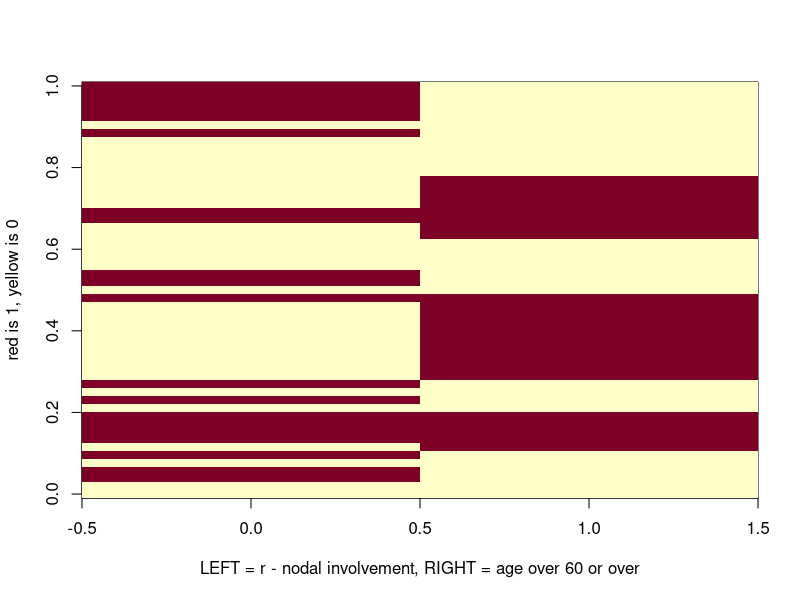
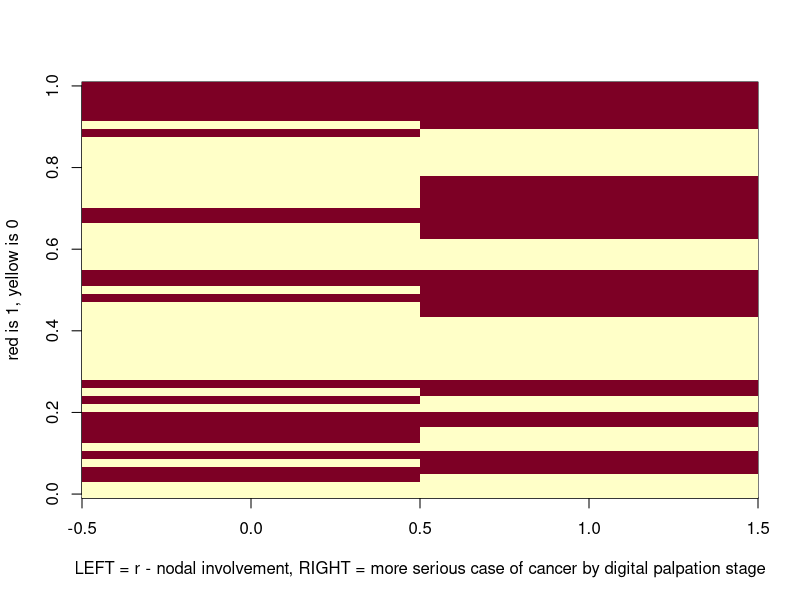
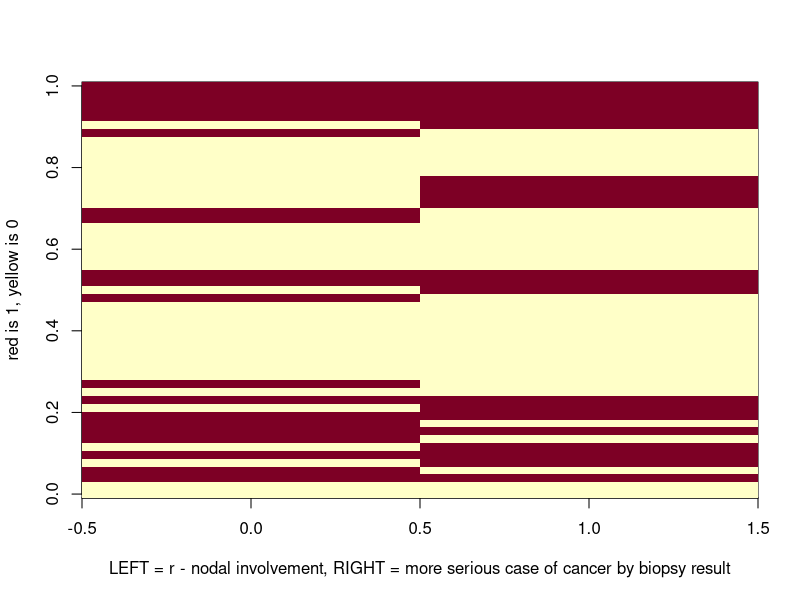
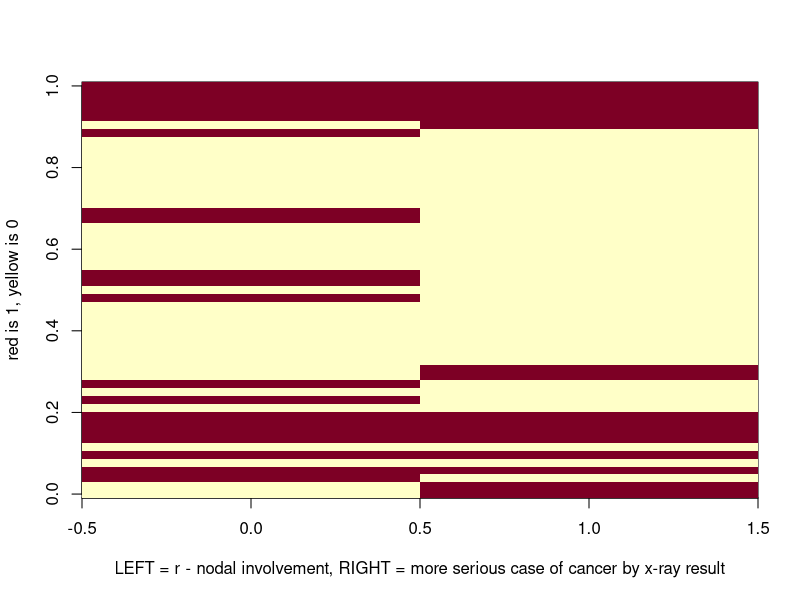
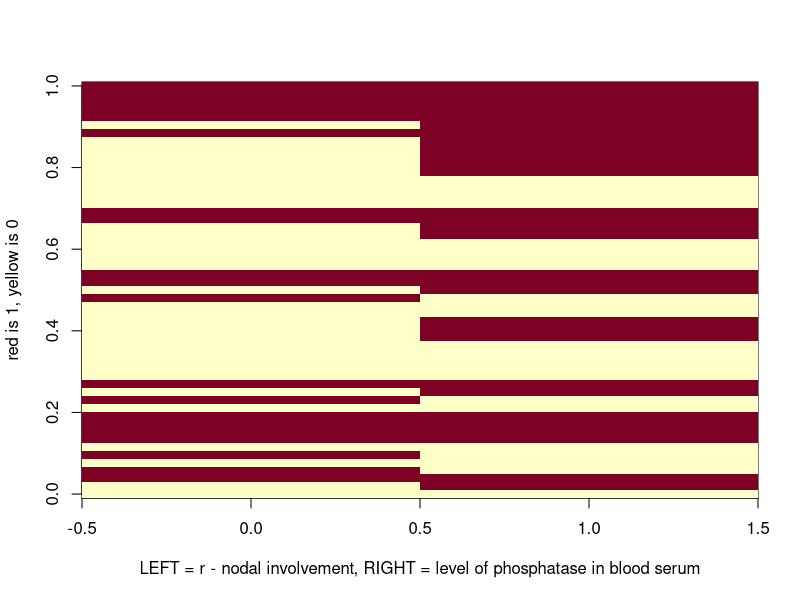
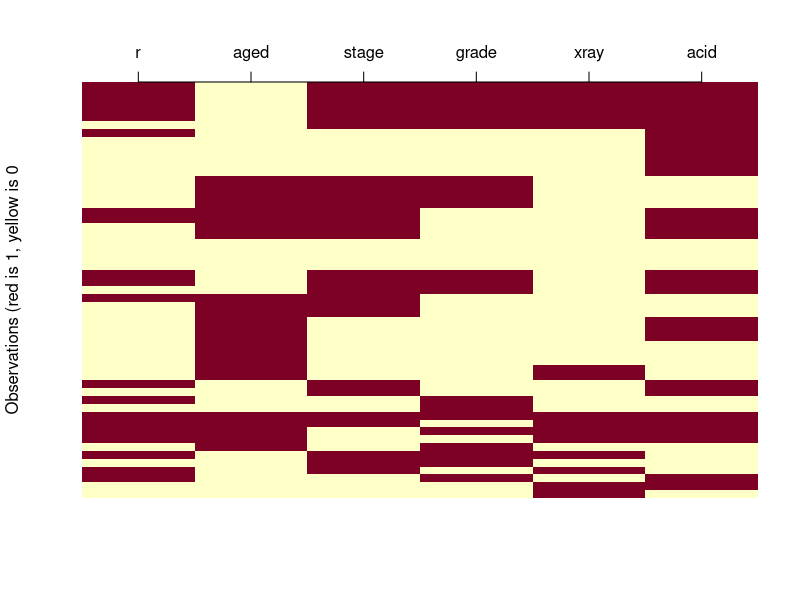

Generate these figures, in order, with R:
## ---- chunk 1
# leave this code here, but feel free to adjust the options or add some more
# see the knitr documentation for details
knitr::opts_chunk$set(echo = TRUE, fig.width=12, fig.height=12)
## ---- chunk 2
# this loads the nodal dataset and makes it available for code in 
# subsequent code chunks.
data(nodal, package="boot")
nodal$m <- NULL
## ---- chunk 3
# insert your R code (with comment lines if you wish) here
summary(nodal)
head(nodal)

# function to rotate matrices, taken from Chapter 1 section_3.rmd
rotate <- function(x) t(apply(x, 2, rev))

image(rotate(matrix(c(nodal$r,nodal$aged),nrow=53,byrow=FALSE)),
      xlab="LEFT = r - nodal involvement, RIGHT = age over 60 or over",
      ylab="red is 1, yellow is 0")
# each band of the image represents one data row

image(rotate(matrix(c(nodal$r,nodal$stage),nrow=53,byrow=FALSE)),
      xlab="LEFT = r - nodal involvement, RIGHT = more serious case of cancer by digital palpation stage",
      ylab="red is 1, yellow is 0")

image(rotate(matrix(c(nodal$r,nodal$grade),nrow=53,byrow=FALSE)),
      xlab="LEFT = r - nodal involvement, RIGHT = more serious case of cancer by biopsy result",
      ylab="red is 1, yellow is 0")

image(rotate(matrix(c(nodal$r,nodal$xray),nrow=53,byrow=FALSE)),
      xlab="LEFT = r - nodal involvement, RIGHT = more serious case of cancer by x-ray result",
      ylab="red is 1, yellow is 0")

image(rotate(matrix(c(nodal$r,nodal$acid),nrow=53,byrow=FALSE)),
      xlab="LEFT = r - nodal involvement, RIGHT = level of phosphatase in blood serum",
      ylab="red is 1, yellow is 0")


# plotting whole data frame as an image
image(1:ncol(nodal), 1:nrow(nodal), rotate(as.matrix(nodal)), axes=FALSE, ylab="Observations (red is 1, yellow is 0", xlab="")

# add axis labels, note: 3 <- above, 2 <- left
image(1:ncol(nodal), 1:nrow(nodal), rotate(as.matrix(nodal)), axes=FALSE, add=TRUE)
axis(3, at=1:ncol(nodal), labels=colnames(nodal))

## ---- chunk 4
# insert your R code (with comment lines if you wish) here
nodal_mod <- glm(r ~ aged + stage + grade + xray + acid, family=binomial, data=nodal)
summary(nodal_mod)

# str(nodal_mod)
# this gives the structure of the model object, but also prints a long list of stuff, hence commented out unless required

## ---- chunk 5
# insert your R code (with comment lines if you wish) here
nodal_small <- glm(r ~ stage + xray + acid, family=binomial, data=nodal)
summary(nodal_small)

# Comparing the two models
print(anova(nodal_mod,nodal_small, test="Chi"))

## ---- chunk 6
# insert your R code (with comment lines if you wish) here

# exponents of the betas can be interpreted directly as odds
beta <- nodal_small$coefficients
exp(beta)

# profile likelihood-based confidence interval using confint function
confint <- confint(nodal_small)

# xray is the third variable
xray_ci <- confint[3,]
exp(xray_ci)

